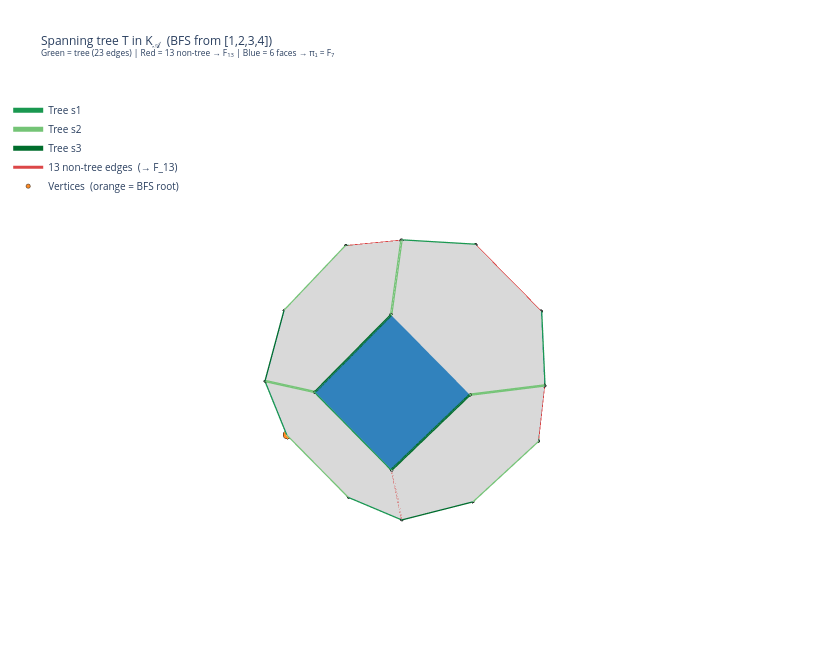

Here is the notebook cell this chart was saved with:
### Markdown cell above
---
### Spanning Tree $T$ in $K_{\mathscr{A}}$ — Where $F_7$ Comes From

To see **why** $\pi_1 \cong F_7$, we look at the 1-skeleton of $K_{\mathscr{A}}$
as a graph: 24 vertices and 36 edges.

**Construction of $\pi_1$ via van Kampen / Reidemeister–Schreier:**

1. **Spanning tree $T$** (green): 23 edges connect the 24 vertices without cycles.
2. **Non-tree edges** (red): $36 - 23 = 13$ edges, each contributing a generator
   of $\pi_1(\text{1-skeleton}) \cong F_{13}$.
3. **Square faces** (blue): each retained square imposes a relation in $\pi_1$.
   The 6 square faces kill 6 generators.
4. **Result**: $\pi_1(K_{\mathscr{A}}) \cong F_{13-6} = F_7$.

The removed hexagonal faces are precisely the ones that make the loops
$(s_i s_j)^3$ non-contractible — 8 potential hexagons, but only 7 are
independent (the product of all is the identity in $\pi_1$).

### Code cell
import plotly.graph_objects as go
import numpy as np
from collections import deque
from sage.geometry.polyhedron.constructor import Polyhedron

# ── BFS spanning tree ─────────────────────────────────────────────────────────
adj = {v: [] for v in all_verts}
for u, v, et in edges:
    adj[u].append((v, et))
    adj[v].append((u, et))

root = (1, 2, 3, 4)
visited, tree_vpairs = set(), set()
bfs_queue = deque([root])
visited.add(root)
while bfs_queue:
    node = bfs_queue.popleft()
    for nbr, et in adj[node]:
        if nbr not in visited:
            visited.add(nbr)
            tree_vpairs.add(frozenset([node, nbr]))
            bfs_queue.append(nbr)

tree_edges_list = [(u, v, et) for u, v, et in edges if frozenset([u, v]) in  tree_vpairs]
non_tree        = [(u, v, et) for u, v, et in edges if frozenset([u, v]) not in tree_vpairs]

print(f'1-skeleton:    {len(all_verts)} vertices,  {len(edges)} edges')
print(f'Tree T:        {len(tree_edges_list)} edges  (|V|-1 = {len(all_verts)-1})')
print(f'Non-tree:      {len(non_tree)} edges  →  F_{len(non_tree)}')

# ── All faces of truncated octahedron ─────────────────────────────────────────
P_t       = Polyhedron(vertices=all_verts)
sage_sq_t = [f for f in P_t.faces(2) if f.n_vertices() == 4]
sage_hx_t = [f for f in P_t.faces(2) if f.n_vertices() == 6]

def _face_pts_t(f):
    vt  = [tuple(int(x) for x in v.vector()) for v in f.vertices()]
    pts = np.array([coords[v] for v in vt])
    cen = pts.mean(axis=0)
    e1  = pts[1] - pts[0]; e1 /= np.linalg.norm(e1)
    nrm = np.cross(pts[1]-pts[0], pts[2]-pts[0]); nrm /= np.linalg.norm(nrm)
    e2  = np.cross(nrm, e1)
    return pts[np.argsort(np.arctan2([(p-cen)@e2 for p in pts],
                                     [(p-cen)@e1 for p in pts]))]

def _tri_t(face_list):
    vx, vy, vz, fi, fj, fk = [], [], [], [], [], []
    for f in face_list:
        pts = _face_pts_t(f); n = len(pts); base = len(vx)
        for p in pts:
            vx.append(float(p[0])); vy.append(float(p[1])); vz.append(float(p[2]))
        for t in range(1, n-1):
            fi.append(base); fj.append(base+t); fk.append(base+t+1)
    return vx, vy, vz, fi, fj, fk

# ── Traces: ALL faces first (closed solid), then edges on top ─────────────────
traces_t = []
_fl_t = dict(ambient=1.0, diffuse=0.0, specular=0.0, roughness=1.0, fresnel=0.0)

sq_tvx, sq_tvy, sq_tvz, sq_tfi, sq_tfj, sq_tfk = _tri_t(sage_sq_t)
traces_t.append(go.Mesh3d(x=sq_tvx, y=sq_tvy, z=sq_tvz,
    i=sq_tfi, j=sq_tfj, k=sq_tfk,
    color='#3182bd', opacity=1.0, lighting=_fl_t,
    name=f'{len(sage_sq_t)} squares  (→ −{len(sage_sq_t)} relations)'))

hx_tvx, hx_tvy, hx_tvz, hx_tfi, hx_tfj, hx_tfk = _tri_t(sage_hx_t)
traces_t.append(go.Mesh3d(x=hx_tvx, y=hx_tvy, z=hx_tvz,
    i=hx_tfi, j=hx_tfj, k=hx_tfk,
    color='#d9d9d9', opacity=1.0, lighting=_fl_t,
    name=f'{len(sage_hx_t)} hexagons (grey)'))

tc = {1: '#1a9850', 2: '#74c476', 3: '#006d2c'}
for et in [1, 2, 3]:
    xs, ys, zs = [], [], []
    for u, v, t in tree_edges_list:
        if t == et:
            pu, pv = coords[u], coords[v]
            xs += [float(pu[0]), float(pv[0]), None]
            ys += [float(pu[1]), float(pv[1]), None]
            zs += [float(pu[2]), float(pv[2]), None]
    if xs:
        traces_t.append(go.Scatter3d(x=xs, y=ys, z=zs, mode='lines',
            line=dict(color=tc[et], width=5), name=f'Tree s{et}'))

ntx, nty, ntz = [], [], []
for u, v, _ in non_tree:
    pu, pv = coords[u], coords[v]
    ntx += [float(pu[0]), float(pv[0]), None]
    nty += [float(pu[1]), float(pv[1]), None]
    ntz += [float(pu[2]), float(pv[2]), None]
traces_t.append(go.Scatter3d(x=ntx, y=nty, z=ntz, mode='lines', opacity=0.85,
    line=dict(color='#d62728', width=3),
    name=f'{len(non_tree)} non-tree edges  (→ F_{len(non_tree)})'))

allp     = np.array([coords[v] for v in all_verts])
root_clr = ['#ff7f0e' if v == root else '#333333' for v in all_verts]
root_sz  = [10        if v == root else 4          for v in all_verts]
traces_t.append(go.Scatter3d(
    x=allp[:,0].tolist(), y=allp[:,1].tolist(), z=allp[:,2].tolist(),
    mode='markers',
    marker=dict(size=root_sz, color=root_clr, opacity=0.9,
                line=dict(color='black', width=0.5)),
    text=[str(list(v)) for v in all_verts], hoverinfo='text',
    name='Vertices  (orange = BFS root)'))

# ── Layout ────────────────────────────────────────────────────────────────────
_ax = dict(visible=False)
n_nt, n_sq = len(non_tree), len(sage_sq_t)
fig_tree = go.Figure(data=traces_t)
fig_tree.update_layout(
    title=dict(
        text=(f'Spanning tree T in K<sub>𝒜</sub>  (BFS from [1,2,3,4])<br>'
              f'<sup>Green = tree ({len(tree_edges_list)} edges) | '
              f'Red = {n_nt} non-tree → F<sub>{n_nt}</sub> | '
              f'Blue = {n_sq} faces → π₁ = F<sub>{n_nt-n_sq}</sub></sup>'),
        font=dict(size=12)),
    scene=dict(xaxis=_ax, yaxis=_ax, zaxis=_ax,
               bgcolor='white', aspectmode='cube',
               camera=dict(eye=dict(x=2.5, y=0.3, z=0.3))),
    legend=dict(x=0.01, y=0.99, bgcolor='rgba(255,255,255,0.85)', font=dict(size=10)),
    margin=dict(l=0, r=0, b=0, t=90), width=820, height=660)

fig_tree.write_html('a3_spanning_tree.html')
print(f'Retained faces: {n_sq} squares  →  F_{n_nt-n_sq}  ✓')
print('Saved  a3_spanning_tree.html')
fig_tree.show()

### Figure 1 — Plotly figure (JSON) as saved in the notebook; plotly's stock layout.template omitted (floating-point values rounded to 4 significant figures)
{"data": [{"color": "#3182bd", "i": [0, 0, 4, 4, 8, 8, 12, 12, 16, 16, 20, 20], "j": [1, 2, 5, 6, 9, 10, 13, 14, 17, 18, 21, 22], "k": [2, 3, 6, 7, 10, 11, 14, 15, 18, 19, 22, 23], "lighting": {"ambient": 1, "diffuse": 0, "fresnel": 0, "roughness": 1, "specular": 0}, "name": "6 squares  (→ −6 relations)", "opacity": 1, "type": "mesh3d", "x": [0, -1, 0, 1, 2, 2, 2, 2, -2, -2, -2, -2, 0, -1, 0, 1, 0, -1, 0, 1, 0, -1, 0, 1], "y": [-1, 0, 1, 0, -1, 0, 1, 0, -1, 0, 1, 0, -2, -2, -2, -2, -1, 0, 1, 0, 2, 2, 2, 2], "z": [2, 2, 2, 2, 0, -1, 0, 1, 0, -1, 0, 1, -1, 0, 1, 0, -2, -2, -2, -2, -1, 0, 1, 0]}, {"color": "#d9d9d9", "i": [0, 0, 0, 0, 6, 6, 6, 6, 12, 12, 12, 12, 18, 18, 18, 18, 24, 24, 24, 24, 30, 30, 30, 30, 36, 36, 36, 36, 42, 42, 42, 42], "j": [1, 2, 3, 4, 7, 8, 9, 10, 13, 14, 15, 16, 19, 20, 21, 22, 25, 26, 27, 28, 31, 32, 33, 34, 37, 38, 39, 40, 43, 44, 45, 46], "k": [2, 3, 4, 5, 8, 9, 10, 11, 14, 15, 16, 17, 20, 21, 22, 23, 26, 27, 28, 29, 32, 33, 34, 35, 38, 39, 40, 41, 44, 45, 46, 47], "lighting": {"ambient": 1, "diffuse": 0, "fresnel": 0, "roughness": 1, "specular": 0}, "name": "8 hexagons (grey)", "opacity": 1, "type": "mesh3d", "x": [1, 0, 0, 1, 2, 2, -1, -2, -2, -1, 0, 0, 0, 0, 1, 2, 2, 1, -1, -2, -2, -1, 0, 0, 1, 0, 0, 1, 2, 2, 0, -1, -2, -2, -1, 0, -2, -2, -1, 0, 0, -1, 2, 1, 0, 0, 1, 2], "y": [0, 1, 2, 2, 1, 0, 0, 0, 1, 2, 2, 1, -2, -1, 0, 0, -1, -2, -2, -1, 0, 0, -1, -2, -2, -2, -1, 0, 0, -1, -2, -2, -1, 0, 0, -1, 0, 1, 2, 2, 1, 0, 0, 0, 1, 2, 2, 1], "z": [-2, -2, -1, 0, 0, -1, -2, -1, 0, 0, -1, -2, -1, -2, -2, -1, 0, 0, 0, 0, 1, 2, 2, 1, 0, 1, 2, 2, 1, 0, -1, 0, 0, -1, -2, -2, 1, 0, 0, 1, 2, 2, 1, 2, 2, 1, 0, 0]}, {"line": {"color": "#1a9850", "width": 5}, "mode": "lines", "name": "Tree s1", "type": "scatter3d", "x": [0, -1, null, 1, 0, null, -2, -2, null, 0, -1, null, 2, 2, null, 0, 1, null, 0, 1, null, -2, -2, null, 1, 0, null], "y": [-1, 0, null, 0, 1, null, 0, 1, null, 2, 2, null, -1, 0, null, -2, -2, null, -1, 0, null, -1, 0, null, 2, 2, null], "z": [2, 2, null, 2, 2, null, -1, 0, null, -1, 0, null, 0, -1, null, -1, 0, null, -2, -2, null, 0, 1, null, 0, 1, null]}, {"line": {"color": "#74c476", "width": 5}, "mode": "lines", "name": "Tree s2", "type": "scatter3d", "x": [0, 0, null, 2, 1, null, -1, -2, null, 1, 2, null, 0, 0, null, 0, 0, null, -1, -2, null, 2, 1, null], "y": [1, 2, null, 1, 2, null, 0, 0, null, -2, -1, null, -2, -1, null, -2, -1, null, -2, -1, null, 0, 0, null], "z": [-2, -1, null, 0, 0, null, -2, -1, null, 0, 0, null, -1, -2, null, 1, 2, null, 0, 0, null, 1, 2, null]}, {"line": {"color": "#006d2c", "width": 5}, "mode": "lines", "name": "Tree s3", "type": "scatter3d", "x": [2, 2, null, 1, 0, null, 2, 2, null, 1, 0, null, 0, -1, null, 0, -1, null], "y": [0, 1, null, 0, 1, null, -1, 0, null, -2, -2, null, -2, -2, null, -1, 0, null], "z": [-1, 0, null, -2, -2, null, 0, 1, null, 0, 1, null, -1, 0, null, -2, -2, null]}, {"line": {"color": "#d62728", "width": 3}, "mode": "lines", "name": "13 non-tree edges  (→ F_13)", "opacity": 0.85, "type": "scatter3d", "x": [0, 1, null, -1, 0, null, 1, 2, null, 0, 1, null, -1, 0, null, -2, -1, null, 2, 2, null, -1, 0, null, -2, -1, null, -2, -2, null, -2, -2, null, -1, 0, null, 0, 0, null], "y": [-1, 0, null, 0, 1, null, 0, 0, null, 2, 2, null, 0, 1, null, 1, 2, null, 0, 1, null, -2, -2, null, 0, 0, null, -1, 0, null, 0, 1, null, 2, 2, null, 1, 2, null], "z": [2, 2, null, 2, 2, null, -2, -1, null, -1, 0, null, -2, -2, null, 0, 0, null, 1, 0, null, 0, 1, null, 1, 2, null, 0, -1, null, 1, 0, null, 0, 1, null, 2, 1, null]}, {"hoverinfo": "text", "marker": {"color": ["#ff7f0e", "#333333", "#333333", "#333333", "#333333", "#333333", "#333333", "#333333", "#333333", "#333333", "#333333", "#333333", "#333333", "#333333", "#333333", "#333333", "#333333", "#333333", "#333333", "#333333", "#333333", "#333333", "#333333", "#333333"], "line": {"color": "black", "width": 0.5}, "opacity": 0.9, "size": [10, 4, 4, 4, 4, 4, 4, 4, 4, 4, 4, 4, 4, 4, 4, 4, 4, 4, 4, 4, 4, 4, 4, 4]}, "mode": "markers", "name": "Vertices  (orange = BFS root)", "text": ["[1, 2, 3, 4]", "[1, 2, 4, 3]", "[1, 3, 2, 4]", "[1, 3, 4, 2]", "[1, 4, 2, 3]", "[1, 4, 3, 2]", "[2, 1, 3, 4]", "[2, 1, 4, 3]", "[2, 3, 1, 4]", "[2, 3, 4, 1]", "[2, 4, 1, 3]", "[2, 4, 3, 1]", "[3, 1, 2, 4]", "[3, 1, 4, 2]", "[3, 2, 1, 4]", "[3, 2, 4, 1]", "[3, 4, 1, 2]", "[3, 4, 2, 1]", "[4, 1, 2, 3]", "[4, 1, 3, 2]", "[4, 2, 1, 3]", "[4, 2, 3, 1]", "[4, 3, 1, 2]", "[4, 3, 2, 1]"], "type": "scatter3d", "x": [0, -1, 0, -2, -1, -2, 1, 0, 1, -2, 0, -2, 2, 0, 2, -1, 0, -1, 2, 1, 2, 0, 1, 0], "y": [-2, -2, -1, -1, 0, 0, -2, -2, 0, 0, 1, 1, -1, -1, 0, 0, 2, 2, 0, 0, 1, 1, 2, 2], "z": [-1, 0, -2, 0, -2, -1, 0, 1, -2, 1, -2, 0, 0, 2, -1, 2, -1, 0, 1, 2, 0, 2, 0, 1]}], "layout": {"height": 660, "legend": {"bgcolor": "rgba(255,255,255,0.85)", "font": {"size": 10}, "x": 0.01, "y": 0.99}, "margin": {"b": 0, "l": 0, "r": 0, "t": 90}, "scene": {"aspectmode": "cube", "bgcolor": "white", "camera": {"eye": {"x": 2.5, "y": 0.3, "z": 0.3}}, "xaxis": {"visible": false}, "yaxis": {"visible": false}, "zaxis": {"visible": false}}, "title": {"font": {"size": 12}, "text": "Spanning tree T in K<sub>𝒜</sub>  (BFS from [1,2,3,4])<br><sup>Green = tree (23 edges) | Red = 13 non-tree → F<sub>13</sub> | Blue = 6 faces → π₁ = F<sub>7</sub></sup>"}, "width": 820}}
